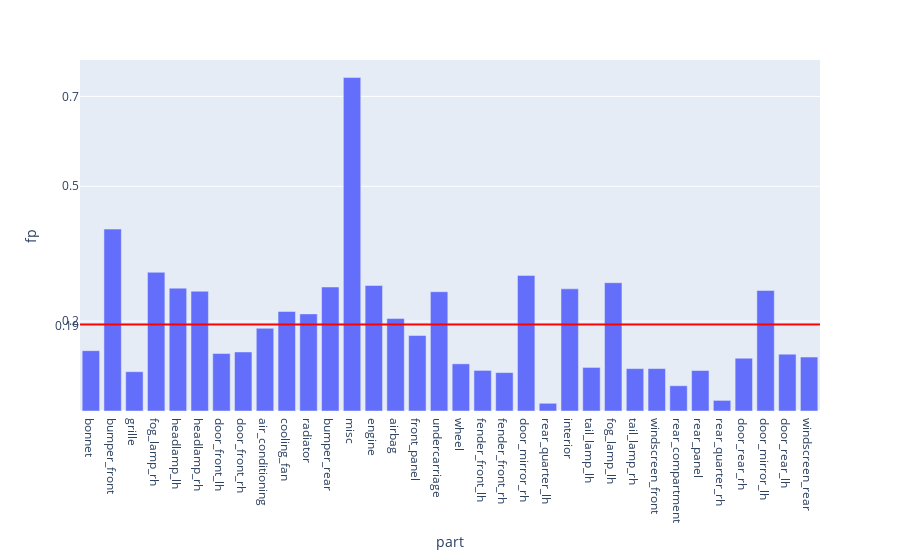

The notebook cell this image was saved under:
### Code cell
fig = px.bar(evalMetrics, x = 'part', y = 'fp')

fig.add_hline(y=avgFp, line_width=2, line_color="red")

fig.update_layout(
    yaxis = dict(
        tickmode = 'array',
        tickvals = [np.format_float_positional(avgFp, 2), 0.2, 0.5, 0.7],
    )
)

### Figure 1 — Plotly figure (JSON) as saved in the notebook; plotly's stock layout.template omitted (floating-point values rounded to 4 significant figures)
{"data": [{"alignmentgroup": "True", "hovertemplate": "part=%{x}<br>fp=%{y}<extra></extra>", "legendgroup": "", "marker": {"color": "#636efa", "pattern": {"shape": ""}}, "name": "", "offsetgroup": "", "orientation": "v", "showlegend": false, "textposition": "auto", "type": "bar", "x": ["bonnet", "bumper_front", "grille", "fog_lamp_rh", "headlamp_lh", "headlamp_rh", "door_front_lh", "door_front_rh", "air_conditioning", "cooling_fan", "radiator", "bumper_rear", "misc", "engine", "airbag", "front_panel", "undercarriage", "wheel", "fender_front_lh", "fender_front_rh", "door_mirror_rh", "rear_quarter_lh", "interior", "tail_lamp_lh", "fog_lamp_lh", "tail_lamp_rh", "windscreen_front", "rear_compartment", "rear_panel", "rear_quarter_rh", "door_rear_rh", "door_mirror_lh", "door_rear_lh", "windscreen_rear"], "xaxis": "x", "y": [0.1342, 0.4047, 0.08741, 0.3086, 0.2733, 0.2665, 0.1279, 0.1314, 0.184, 0.2213, 0.2161, 0.2759, 0.7419, 0.2792, 0.2057, 0.1679, 0.2654, 0.1049, 0.09031, 0.08545, 0.3017, 0.01716, 0.2717, 0.09696, 0.2854, 0.09432, 0.09436, 0.05621, 0.09012, 0.02359, 0.1174, 0.2681, 0.1265, 0.12], "yaxis": "y"}], "layout": {"barmode": "relative", "legend": {"tracegroupgap": 0}, "margin": {"t": 60}, "shapes": [{"line": {"color": "red", "width": 2}, "type": "line", "x0": 0, "x1": 1, "xref": "x domain", "y0": 0.1922, "y1": 0.1922, "yref": "y"}], "xaxis": {"anchor": "y", "domain": [0, 1], "title": {"text": "part"}}, "yaxis": {"anchor": "x", "domain": [0, 1], "tickmode": "array", "tickvals": ["0.19", 0.2, 0.5, 0.7], "title": {"text": "fp"}}}}
